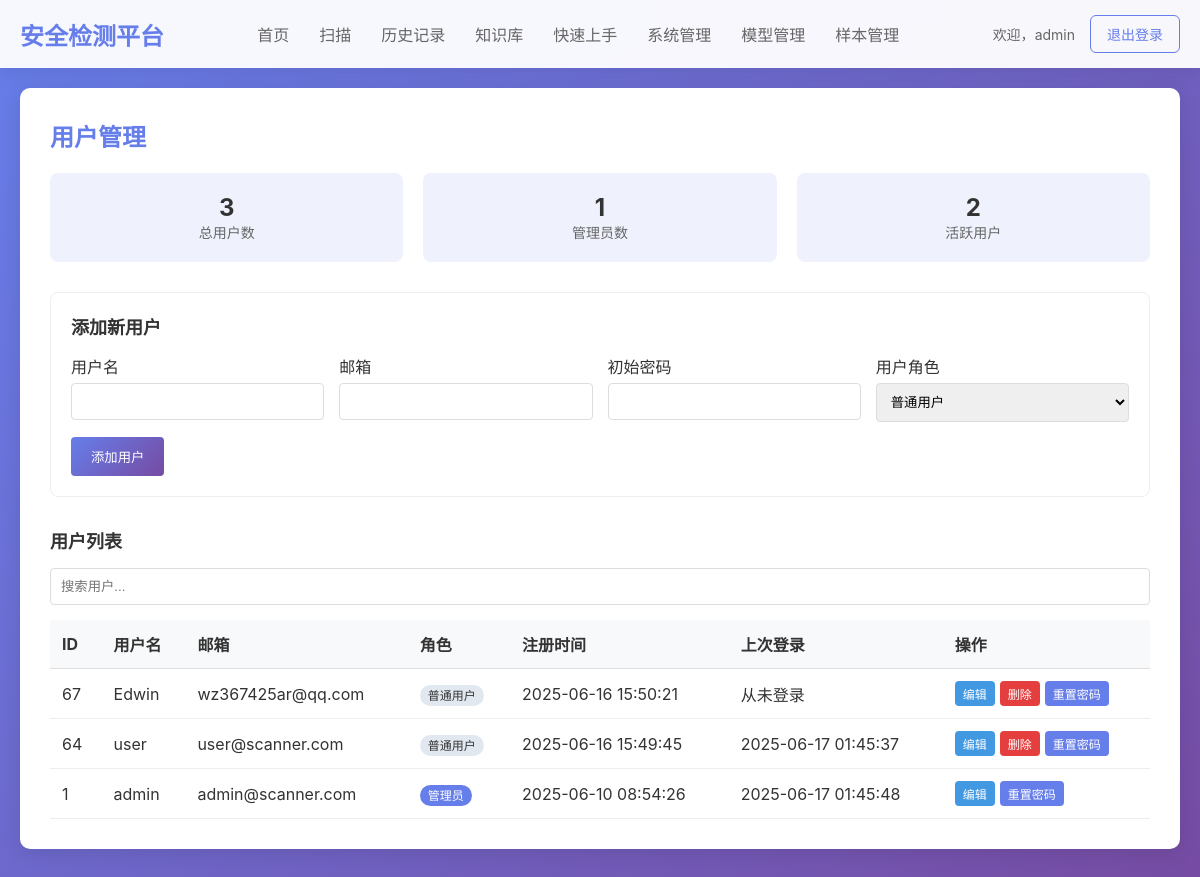
Page /admin/users (signed in) on the committed database.
### tables this page shows
CREATE TABLE users (
            id INTEGER PRIMARY KEY AUTOINCREMENT,
            username TEXT UNIQUE NOT NULL,
            email TEXT UNIQUE NOT NULL,
            password_hash TEXT NOT NULL,
            role TEXT DEFAULT 'user',
            created_at TIMESTAMP DEFAULT CURRENT_TIMESTAMP,
            last_login TIMESTAMP
        );

### app/routes/admin.py (the view)
@admin_bp.route('/users')
@admin_required
def user_management():
    conn = sqlite3.connect(Config.DATABASE_PATH)
    conn.row_factory = sqlite3.Row
    cursor = conn.cursor()
    cursor.execute('SELECT * FROM users ORDER BY created_at DESC')
    users = cursor.fetchall()
    cursor.execute('SELECT COUNT(*) FROM users')
    total_users = cursor.fetchone()[0]
    cursor.execute('SELECT COUNT(*) FROM users WHERE role = "admin"')
    admin_count = cursor.fetchone()[0]
    thirty_days_ago = datetime.now() - timedelta(days=30)
    cursor.execute('SELECT COUNT(*) FROM users WHERE last_login > ?',
                  (thirty_days_ago.strftime('%Y-%m-%d %H:%M:%S'),))
    active_users = cursor.fetchone()[0]
    conn.close()
    return render_template('user_management.html',
                          users=users,
                          total_users=total_users,
                          admin_count=admin_count,
                          active_users=active_users)

### app/utils/__init__.py (called while the page is built)
def admin_required(view):
    @wraps(view)
    def wrapped_view(*args, **kwargs):
        if 'user_id' not in session:
            flash('请先登录', 'error')
            return redirect(url_for('auth.login'))
        if session.get('role') != 'admin':
            flash('需要管理员权限', 'error')
            return redirect(url_for('user.index'))
        return view(*args, **kwargs)
    return wrapped_view

### app/templates/user_management.html (shortened to what this page needs)
{% extends "base.html" %}
{% block content %}
<div class="user-management-container" style="background: white; padding: 30px; border-radius: 10px; box-shadow: 0 4px 20px rgba(0,0,0,0.1); margin-bottom: 30px;">
    <h2 style="margin-bottom: 20px; color: #667eea;">用户管理</h2>
    <div style="display: flex; gap: 20px; margin-bottom: 30px; flex-wrap: wrap;">
        <div style="background: rgba(102, 126, 234, 0.1); padding: 20px; border-radius: 8px; min-width: 150px; text-align: center; flex: 1;">
            <div style="font-size: 24px; font-weight: bold;">{{ total_users }}</div>
            <div style="color: #666; font-size: 14px;">总用户数</div>
        </div>
        <div style="background: rgba(102, 126, 234, 0.1); padding: 20px; border-radius: 8px; min-width: 150px; text-align: center; flex: 1;">
            <div style="font-size: 24px; font-weight: bold;">{{ admin_count }}</div>
            <div style="color: #666; font-size: 14px;">管理员数</div>
        </div>
        <div style="background: rgba(102, 126, 234, 0.1); padding: 20px; border-radius: 8px; min-width: 150px; text-align: center; flex: 1;">
            <div style="font-size: 24px; font-weight: bold;">{{ active_users }}</div>
            <div style="color: #666; font-size: 14px;">活跃用户</div>
        </div>
    </div>
    <div style="margin-bottom: 30px; padding: 20px; border: 1px solid #eee; border-radius: 8px;">
        <h3 style="margin-bottom: 15px; font-size: 18px;">添加新用户</h3>
        <form method="POST" action="{{ url_for('admin.add_user') }}">
            <div style="display: grid; grid-template-columns: repeat(auto-fit, minmax(200px, 1fr)); gap: 15px; margin-bottom: 15px;">
                <div>
                    <label style="display: block; margin-bottom: 5px; font-weight: 500;">用户名</label>
                    <input type="text" name="username" required style="width: 100%; padding: 10px; border: 1px solid #ddd; border-radius: 4px;">
                </div>
                <div>
                    <label style="display: block; margin-bottom: 5px; font-weight: 500;">邮箱</label>
                    <input type="email" name="email" required style="width: 100%; padding: 10px; border: 1px solid #ddd; border-radius: 4px;">
                </div>
                <div>
                    <label style="display: block; margin-bottom: 5px; font-weight: 500;">初始密码</label>
                    <input type="password" name="password" required style="width: 100%; padding: 10px; border: 1px solid #ddd; border-radius: 4px;">
                </div>
                <div>
                    <label style="display: block; margin-bottom: 5px; font-weight: 500;">用户角色</label>
                    <select name="role" style="width: 100%; padding: 10px; border: 1px solid #ddd; border-radius: 4px;">
                        <option value="user">普通用户</option>
                    </select>
                </div>
            </div>
            <button type="submit" style="background: linear-gradient(135deg, #667eea 0%, #764ba2 100%); color: white; padding: 10px 20px; border: none; border-radius: 4px; cursor: pointer;">添加用户</button>
        </form>
    </div>
    <div>
        <h3 style="margin-bottom: 15px; font-size: 18px;">用户列表</h3>
        <div style="margin-bottom: 15px;">
            <input type="text" id="userSearchInput" placeholder="搜索用户..." style="width: 100%; padding: 10px; border: 1px solid #ddd; border-radius: 4px;" onkeyup="filterUsers()">
        </div>
        <div style="overflow-x: auto;">
            <table style="width: 100%; border-collapse: collapse; text-align: left;" id="userTable">
                <thead>
                    <tr style="background: #f8f9fa;">
                        <th style="padding: 12px; border-bottom: 1px solid #ddd;">ID</th>
                        <th style="padding: 12px; border-bottom: 1px solid #ddd;">用户名</th>
                        <th style="padding: 12px; border-bottom: 1px solid #ddd;">邮箱</th>
                        <th style="padding: 12px; border-bottom: 1px solid #ddd;">角色</th>
                        <th style="padding: 12px; border-bottom: 1px solid #ddd;">注册时间</th>
                        <th style="padding: 12px; border-bottom: 1px solid #ddd;">上次登录</th>
                        <th style="padding: 12px; border-bottom: 1px solid #ddd;">操作</th>
                    </tr>
                </thead>
                <tbody>
                    {% for user in users %}
                    <tr>
                        <td style="padding: 12px; border-bottom: 1px solid #eee;">{{ user.id }}</td>
                        <td style="padding: 12px; border-bottom: 1px solid #eee;">{{ user.username }}</td>
                        <td style="padding: 12px; border-bottom: 1px solid #eee;">{{ user.email }}</td>
                        <td style="padding: 12px; border-bottom: 1px solid #eee;">
                            {% if user.role == 'admin' %}
                            <span style="background: #667eea; color: white; padding: 3px 8px; border-radius: 12px; font-size: 12px;">管理员</span>
                            {% else %}
                            <span style="background: #e2e8f0; color: #333; padding: 3px 8px; border-radius: 12px; font-size: 12px;">普通用户</span>
                            {% endif %}
                        </td>
                        <td style="padding: 12px; border-bottom: 1px solid #eee;">{{ user.created_at }}</td>
                        <td style="padding: 12px; border-bottom: 1px solid #eee;">{{ user.last_login or '从未登录' }}</td>
                        <td style="padding: 12px; border-bottom: 1px solid #eee;">
                            <div style="display: flex; gap: 5px;">
                                <a href="{{ url_for('admin.edit_user', user_id=user.id) }}" style="text-decoration: none; background: #4299e1; color: white; padding: 4px 8px; border-radius: 4px; font-size: 12px;">编辑</a>
                                {% if user.username != 'admin' %}
                                <form method="POST" action="{{ url_for('admin.delete_user', user_id=user.id) }}" onsubmit="return confirm('确定要删除此用户吗？');">
                                    <button type="submit" style="background: #e53e3e; color: white; border: none; padding: 4px 8px; border-radius: 4px; cursor: pointer; font-size: 12px;">删除</button>
                                </form>
                                {% endif %}
                                <form method="POST" action="{{ url_for('admin.reset_password', user_id=user.id) }}">
                                    <button type="submit" style="background: #667eea; color: white; border: none; padding: 4px 8px; border-radius: 4px; cursor: pointer; font-size: 12px;">重置密码</button>
                                </form>
                            </div>
                        </td>
                    </tr>
                    {% endfor %}
                </tbody>
            </table>
        </div>
    </div>
</div>
{% endblock %}

### app/templates/base.html (style rules this page uses)
* { margin: 0; padding: 0; box-sizing: border-box; }
body { font-family: 'Microsoft YaHei', -apple-system, BlinkMacSystemFont, 'Segoe UI', sans-serif; background: linear-gradient(135deg, #667eea 0%, #764ba2 100%); min-height: 100vh; color: #333; }

### rows in the picture
users: id "67", username "Edwin", email "wz367425ar@qq.com", role "普通用户", created_at "2025-06-16 15:50:21", last_login "从未登录"
users: id "64", username "user", email "user@scanner.com", role "普通用户", created_at "2025-06-16 15:49:45", last_login "2025-06-17 01:45:37"
users: id "1", username "admin", email "admin@scanner.com", role "管理员", created_at "2025-06-10 08:54:26", last_login "2025-06-17 01:45:48"

### other values in the picture
{{ session.username }} "admin"
{{ total_users }} "3"
{{ admin_count }} "1"
{{ active_users }} "2"
